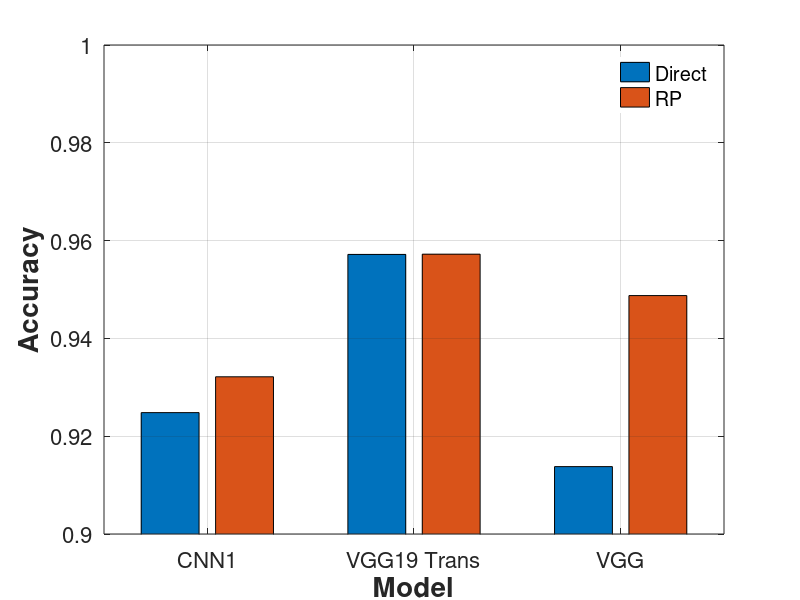
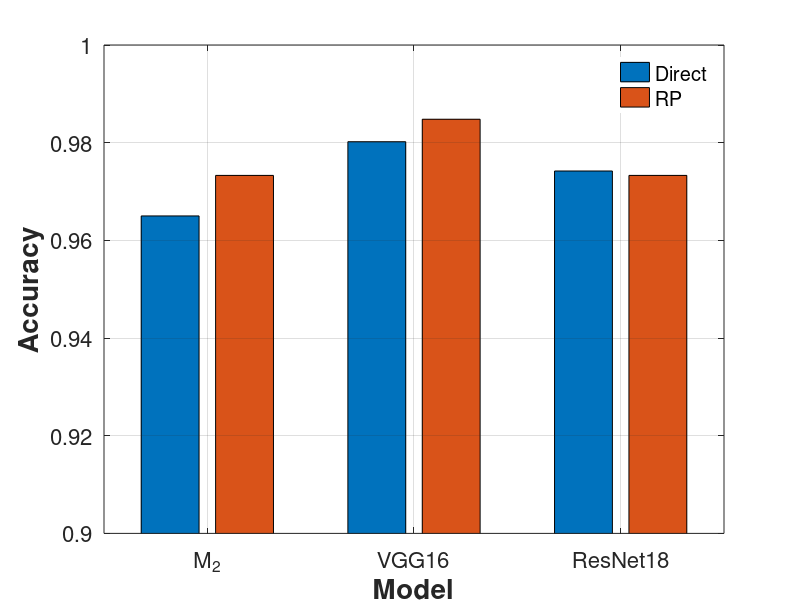

Reproduce these figures in MATLAB, in order.
Acc_D = [0.924824,0.932152; 0.957174,0.957225; 0.913783,0.948758];
b =bar(Acc_D);
grid on;
ylim([0.90,1]);
ch = get(b,'children');
set(gca,'XTickLabel',{'CNN1','VGG19 Trans','VGG'},'fontsize',16)
%set(ch,'FaceVertexCData',[1 0 1;0 0 0;])
legend('Direct','RP','Box','off');
xlabel('\bf{Model}','fontsize',20);
ylabel('\bf{Accuracy}','fontsize',20);


% for i=1:2 
% xtips1 = b(i).XEndPoints;
% ytips1 = b(i).YEndPoints; %获取 Bar 对象的 XEndPoints 和 YEndPoints 属性
% labels1 = string(b(i).YData); %获取条形末端的坐标
% text(xtips1,ytips1,labels1,'HorizontalAlignment','center',...
%     'VerticalAlignment','bottom');
% end

Acc_9 = [0.9650,0.9733; 0.9802,0.9848; 0.9742,0.9733];
figure(2);
b1 =bar(Acc_9);
ylim([0.90,1]);
grid on;
ch = get(b1,'children');
set(gca,'XTickLabel',{'M_2','VGG16','ResNet18'},'fontsize',16)
%set(ch,'FaceVertexCData',[1 0 1;0 0 0;])
legend('Direct','RP','Box','off');
xlabel('\bf{Model}','fontsize',20);
ylabel('\bf{Accuracy}','fontsize',20);